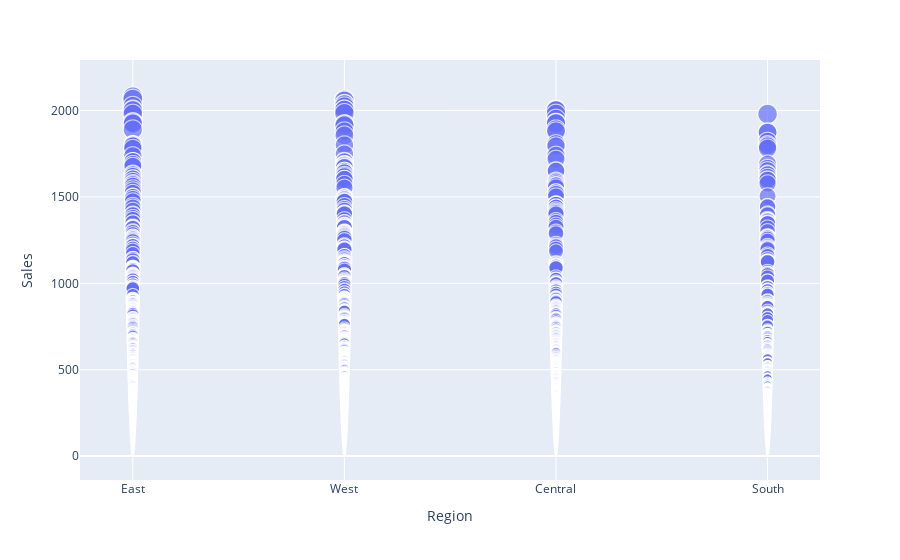

The notebook cell this image was saved under:
### Markdown cell above
## Scatter Plot AFTER Removing Outliers

### Code cell
px.scatter(new_dt,x='Region',y='Sales',size='Sales')### REMOVING OUTLIERS.

### Figure 1 — Plotly figure (JSON) as saved in the notebook; plotly's stock layout.template omitted (floating-point values rounded to 4 significant figures; data arrays with more than 128 entries replaced by an {"elided": "..."} marker saying what was removed)
{"data": [{"hovertemplate": "Region=%{x}<br>Sales=%{marker.size}<extra></extra>", "legendgroup": "", "marker": {"color": "#636efa", "size": {"elided": "9850 float values"}, "sizemode": "area", "sizeref": 5.199, "symbol": "circle"}, "mode": "markers", "name": "", "showlegend": false, "type": "scattergl", "x": {"elided": "9850 str values"}, "xaxis": "x", "y": {"elided": "9850 float values"}, "yaxis": "y"}], "layout": {"legend": {"itemsizing": "constant", "tracegroupgap": 0}, "margin": {"t": 60}, "xaxis": {"anchor": "y", "domain": [0, 1], "title": {"text": "Region"}}, "yaxis": {"anchor": "x", "domain": [0, 1], "title": {"text": "Sales"}}}}
